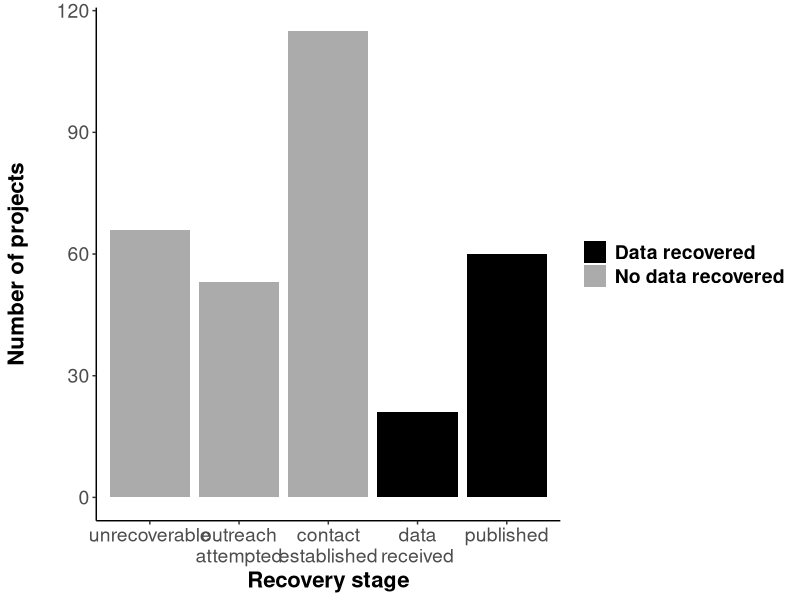
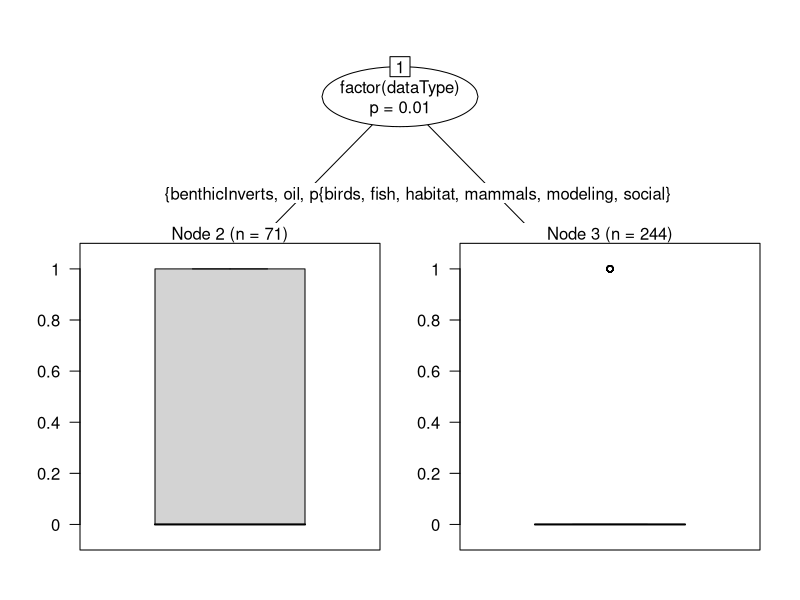

The R script that drew these images, in order:
## ---- chunk 1

library(knitr)
library(dplyr)
library(readr)
library(reshape2)
library(ggplot2)
library(grid)
library(gridExtra)
library(party)

rslt=read.csv('data/evosArchResults.csv',header=T,stringsAsFactors=T)
rslt[rslt$Status=='published','Status']<-'Published'

#rslt$succ=ifelse(rslt$Status %in% c('Published','SentData','Revised'),0,1) # 0=success??? ### RM?
rslt$statSucc=ifelse(rslt$Status %in% c('Published','SentData','Revised'),1,0) # 1 = success, 2 = not successful


agDes=read.csv('data/ecoInfoAgencyDesig.csv',header=T,stringsAsFactors=T,col.names=c('agency','agGrp','agSubGrp'))
agDes$agGrp=gsub('nonProf','private',agDes$agGrp)


rslt2=merge(rslt,agDes,all.x=T)
rslt2=rslt2 %>%
  filter(!end>2010) %>%
  select(Status,start,end,ecosystem,dataType,statSucc,agGrp,agSubGrp,reason)

splBio=strsplit(as.character(rslt2$dataType),'-')

rslt2$dataType<-gsub("biological-",'',rslt2$dataType)

## ---- chunk 2

overall=table(rslt2$Status)
overallLong=melt(overall)
colnames(overallLong)=c('Status','nDatasets')
overall2=overallLong %>%
  mutate(prop=nDatasets/sum(nDatasets))

possible=overallLong %>%
  filter(!Status=='Unrecoverable') %>%
  mutate(prop=nDatasets/sum(nDatasets))

statusOrd=c('Unrecoverable','Emailed','Replied','SentData','Revised','Published')
stSuccCols=c("0"='gray67',"1"="black")

statPlot=ggplot()+
  geom_bar(data=rslt2,
                 aes(x=factor(Status,levels=statusOrd,ordered=T),fill=factor(statSucc)))+
  scale_x_discrete(labels=c("unrecoverable","outreach\nattempted","contact\nestablished","data\nreceived","published"))+
  scale_fill_manual(name="Data obtained?",
                    breaks=c("1","0"),
                    values=stSuccCols,
                    labels=c("Data recovered", "No data recovered"))+
  theme(legend.title=element_blank())+
  theme(panel.grid.major = element_blank(),
        panel.grid.minor = element_blank(),
        panel.border = element_blank(),
        panel.background = element_blank())+
  xlab("Recovery stage")+ 
  ylab('Number of projects\n')+
  theme(axis.text=element_text(size=14),
        title=element_text(size=16,face="bold"),
        legend.text = element_text(size = 14, face = "bold"))+
  theme(axis.line.x = element_line(color="black"),
        axis.line.y = element_line(color="black"))

statPlot

## ---- chunk 3
# Number of projects requested
nProj<-sum(overall)

# percent successful
percRcv<-sum(overall[c("Published","SentData")])/sum(overall)

## ---- chunk 4

blrDat<-rslt2 %>%
  select(end,dataType,statSucc,agSubGrp)
blrDat$DP<-ifelse(blrDat$end<1995,0,1) # add data policy binary, formal language for data sharing was introduced in 1994 so data in 1995 and later would be included in these requirements

mod<-glm(statSucc~.,family = binomial(link="logit"),data=blrDat)

## ---- chunk 5

summary(mod)

## ---- chunk 6
nest<-rslt2 %>%
  mutate(pContInf=ifelse(is.na(reason),1,ifelse(reason=="no contact info",0,1))) %>% # for NEST1: use all data
  mutate(pRepl=ifelse(Status=="Emailed",0,1)) %>% # for NEST2: remove "no contact info" values when analyzing --> of those that we had contact info for, how many replied?
  mutate(pSent=ifelse(Status=="SentData",1,ifelse(Status=="Published",1,0))) %>% # for NEST3: rm "no contact info" & emailed data when analyzing --> of those that 'replied' which sent data?
  mutate(pPub=ifelse(Status=="Published",1,0)) %>% #for NEST 4: use remaining data
  mutate(DP=ifelse(blrDat$end<1995,0,1))

nest1blmB<-glm(pContInf~end+dataType+agSubGrp+DP,family = binomial(link="logit"),data=nest)

summary(nest1blmB)

## ---- chunk 7

nest2<-nest %>%
  filter(is.na(reason) | reason !="no contact info")

nest2blmB<-glm(pRepl~end+dataType+agSubGrp+DP,family = binomial(link="logit"),data=nest2)

summary(nest2blmB)

## ---- chunk 8

nest3<-nest2 %>%
  filter(!Status=="Emailed")

nest3blmB<-glm(pSent~end+dataType+agSubGrp+DP,family = binomial(link="logit"),data=nest3)

summary(nest3blmB)


## ---- chunk 9

nest4<-nest3 %>%
  filter(Status %in% c("SentData","Published"))

nest4blmB<-glm(pPub~end+dataType+agSubGrp+DP,family = binomial(link="logit"),data=nest4)

summary(nest4blmB)

## ---- chunk 10
rslt2$dataType<-as.factor(rslt2$dataType)
partyForBio<-cforest(statSucc~agSubGrp+end+factor(dataType)+DP,data=nest,controls = cforest_unbiased(mtry = 2, ntree = 1000))
varimp(partyForBio)
## ---- chunk 11
partreeBio<-ctree(statSucc~agSubGrp+end+factor(dataType)+DP,data=nest)

partreeBio

plot(partreeBio)
## ---- chunk 12
post<-blrDat %>%
  filter(DP==1) %>%
  select(-DP)

modP<-glm(statSucc~.,family = binomial(link="logit"),data=post)
summary(modP)
